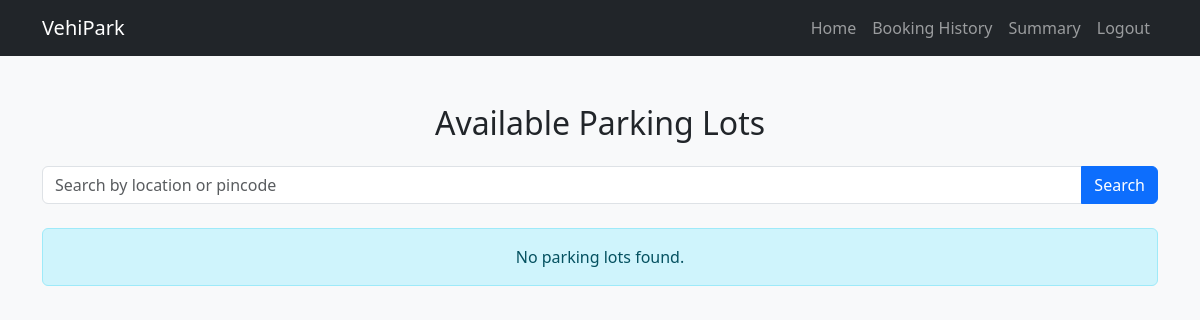
Page /user (signed in) on the earlier database version.
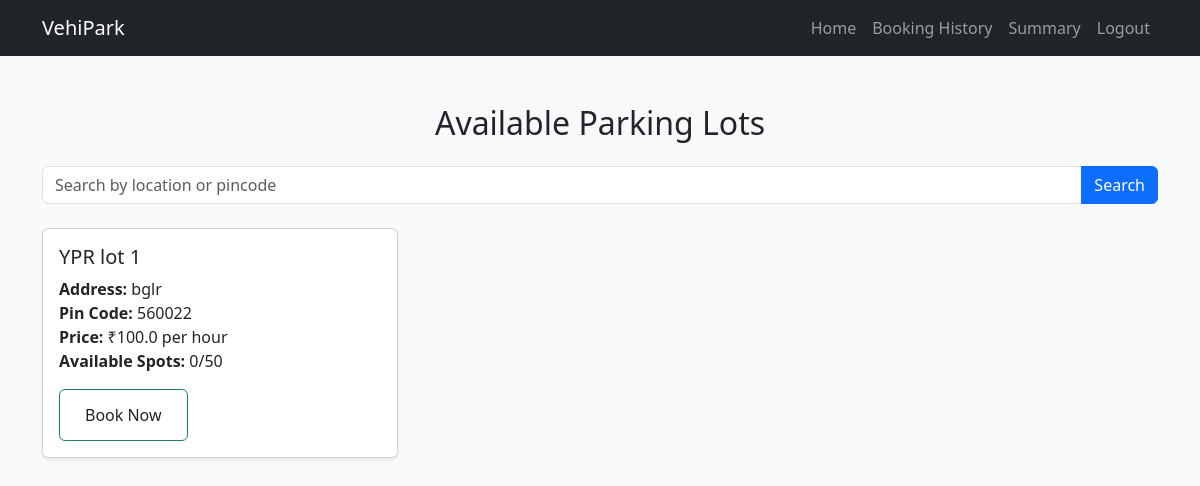
Same page on the later database version.
### app.py (models this page shows)
class Parking(db.Model):
    __tablename__='parking'
    id=db.Column(db.Integer,primary_key=True)
    primary_location_name=db.Column(db.String(20),nullable=False)
    address=db.Column(db.String(20),nullable=False)
    pin_code=db.Column(db.String(20),nullable=False)
    price=db.Column(db.Float,nullable=False)
    number_of_spots = db.Column(db.Integer,nullable=False)
    spots=db.relationship('parkingSpot',back_populates='parking', cascade='all, delete-orphan')

### app.py (the view)
@app.route('/user',methods =['GET','POST'])
def user():
    if "username" not in session:
        return redirect(url_for('login'))
    query = request.args.get('query')
    if query:
        parkings = Parking.query.filter(
            (Parking.primary_location_name.ilike(f'%{query}%')) |
            (Parking.address.ilike(f'%{query}%')) |
            (Parking.pin_code.ilike(f'%{query}%'))
        ).all()
    else:
        parkings = Parking.query.all()
    available_counts={}
    for parking in parkings:
            available_counts[parking.id] = parkingSpot.query.filter_by(parking_id=parking.id, status='A').count()
    return render_template('user.html',parkings=parkings,available_counts=available_counts)

### templates/user.html (shortened to what this page needs)
{% extends "user_base.html" %}
{% block content %}
    <h2 class="mb-4 text-center">Available Parking Lots</h2>
    <form method="GET" action="{{ url_for('user') }}" class="mb-4">
        <div class="input-group">
            <input type="text" name="query" class="form-control" placeholder="Search by location or pincode" value="{{ request.args.get('query', '') }}">
            <button class="btn btn-primary" type="submit">Search</button>
        </div>
    </form>
    <div class="row">
        {% for lot in parkings %}
        <div class="col-md-4 mb-4">
            <div class="card h-100 shadow-sm">
                <div class="card-body">
                    <h5 class="card-title">{{ lot.primary_location_name }}</h5>
                    <p class="card-text">
                        <strong>Address:</strong> {{ lot.address }}<br>
                        <strong>Pin Code:</strong> {{ lot.pin_code }}<br>
                        <strong>Price:</strong> ₹{{ lot.price }} per hour<br>
                        <strong>Available Spots:</strong> {{ available_counts[lot.id] }}/{{ lot.number_of_spots }}
                    </p>
                   <button class="btn btn-outline-success"><a href="/booking/{{ lot.id }} "class=btn btn-success w-100>Book Now</a></button>
                </div>
            </div>
        </div>
        {% else %}
        <div class="col-12">
            <div class="alert alert-info text-center">No parking lots found.</div>
        </div>
        {% endfor %}
    </div>
{% endblock %}

Differences in the rows shown:
added Parking: primary_location_name "YPR lot 1", address "bglr", pin_code "560022", price "100.0", available_counts "0", number_of_spots "50"
Other differences:
text no longer shown: "No parking lots found."
